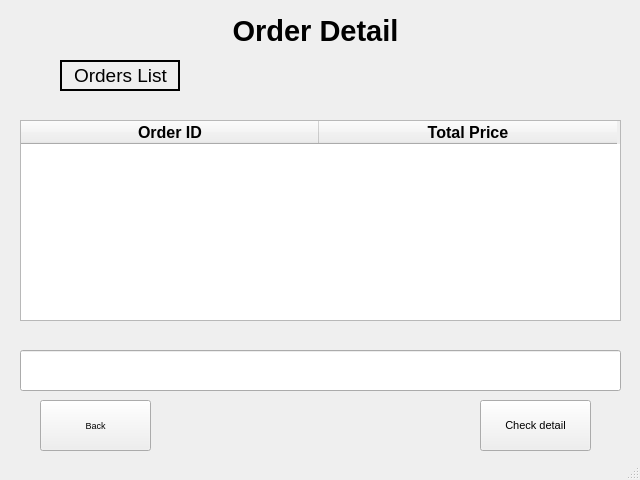
<?xml version="1.0" encoding="UTF-8"?>
<ui version="4.0">
 <class>MainWindow</class>
 <widget class="QMainWindow" name="MainWindow">
  <property name="geometry">
   <rect>
    <x>0</x>
    <y>0</y>
    <width>640</width>
    <height>480</height>
   </rect>
  </property>
  <property name="font">
   <font>
    <pointsize>7</pointsize>
   </font>
  </property>
  <property name="windowTitle">
   <string>MainWindow</string>
  </property>
  <widget class="QWidget" name="centralwidget">
   <widget class="QLabel" name="label">
    <property name="geometry">
     <rect>
      <x>170</x>
      <y>0</y>
      <width>291</width>
      <height>61</height>
     </rect>
    </property>
    <property name="font">
     <font>
      <pointsize>22</pointsize>
      <weight>75</weight>
      <bold>true</bold>
     </font>
    </property>
    <property name="layoutDirection">
     <enum>Qt::LeftToRight</enum>
    </property>
    <property name="text">
     <string>Order Detail</string>
    </property>
    <property name="alignment">
     <set>Qt::AlignCenter</set>
    </property>
   </widget>
   <widget class="QPushButton" name="backBtn">
    <property name="geometry">
     <rect>
      <x>40</x>
      <y>400</y>
      <width>111</width>
      <height>51</height>
     </rect>
    </property>
    <property name="text">
     <string>Back</string>
    </property>
   </widget>
   <widget class="QFrame" name="frame">
    <property name="geometry">
     <rect>
      <x>60</x>
      <y>60</y>
      <width>120</width>
      <height>31</height>
     </rect>
    </property>
    <property name="frameShape">
     <enum>QFrame::WinPanel</enum>
    </property>
    <property name="frameShadow">
     <enum>QFrame::Plain</enum>
    </property>
    <property name="lineWidth">
     <number>1</number>
    </property>
    <property name="midLineWidth">
     <number>0</number>
    </property>
    <widget class="QLabel" name="label_2">
     <property name="geometry">
      <rect>
       <x>0</x>
       <y>0</y>
       <width>121</width>
       <height>31</height>
      </rect>
     </property>
     <property name="font">
      <font>
       <pointsize>14</pointsize>
      </font>
     </property>
     <property name="text">
      <string>Orders List</string>
     </property>
     <property name="textFormat">
      <enum>Qt::AutoText</enum>
     </property>
     <property name="alignment">
      <set>Qt::AlignCenter</set>
     </property>
     <property name="wordWrap">
      <bool>false</bool>
     </property>
    </widget>
   </widget>
   <widget class="QLineEdit" name="orderdetail">
    <property name="geometry">
     <rect>
      <x>20</x>
      <y>350</y>
      <width>601</width>
      <height>41</height>
     </rect>
    </property>
    <property name="text">
     <string/>
    </property>
    <property name="readOnly">
     <bool>true</bool>
    </property>
   </widget>
   <widget class="QTableWidget" name="tableWidget">
    <property name="geometry">
     <rect>
      <x>20</x>
      <y>120</y>
      <width>601</width>
      <height>201</height>
     </rect>
    </property>
    <property name="font">
     <font>
      <pointsize>12</pointsize>
      <weight>75</weight>
      <bold>true</bold>
     </font>
    </property>
    <property name="lineWidth">
     <number>5</number>
    </property>
    <attribute name="horizontalHeaderDefaultSectionSize">
     <number>298</number>
    </attribute>
    <column>
     <property name="text">
      <string>Order ID</string>
     </property>
    </column>
    <column>
     <property name="text">
      <string>Total Price</string>
     </property>
    </column>
   </widget>
   <widget class="QPushButton" name="checkDetail">
    <property name="geometry">
     <rect>
      <x>480</x>
      <y>400</y>
      <width>111</width>
      <height>51</height>
     </rect>
    </property>
    <property name="font">
     <font>
      <pointsize>8</pointsize>
     </font>
    </property>
    <property name="text">
     <string>Check detail</string>
    </property>
   </widget>
  </widget>
  <widget class="QStatusBar" name="statusbar"/>
 </widget>
 <resources/>
 <connections/>
</ui>
